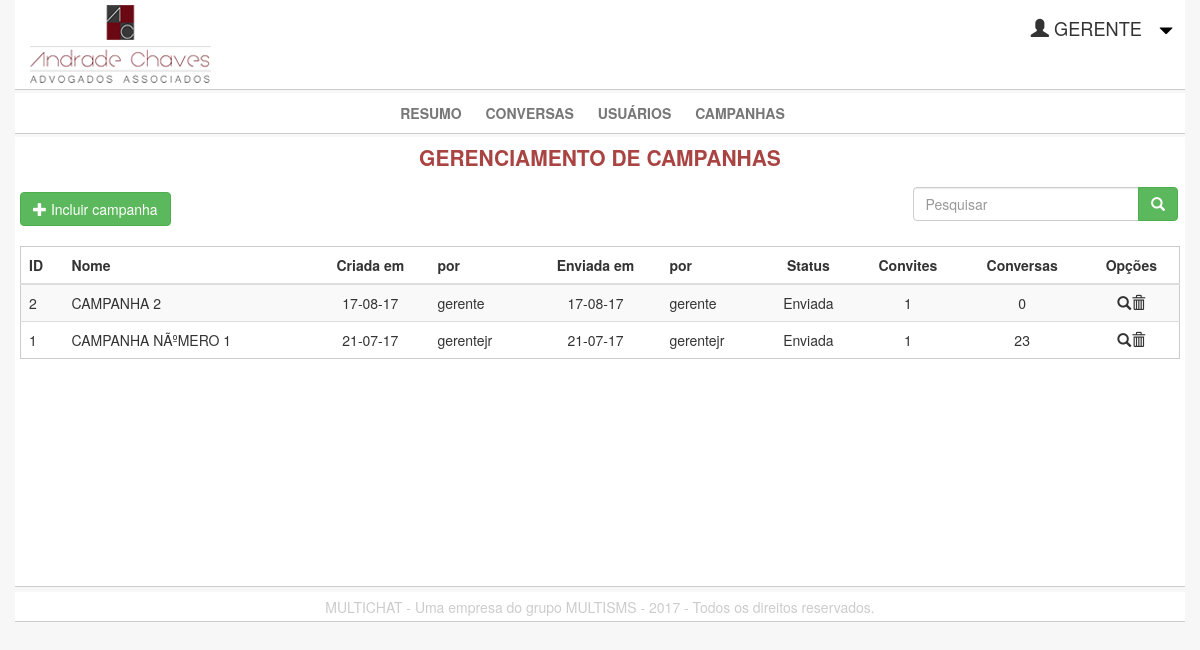
Screenshot of /mc/campanhas_control.php (signed in) with the database file from the repository.
### tables this page shows
CREATE TABLE `multichat_campanha_cab` (
  `campcab_id` int(15) NOT NULL AUTO_INCREMENT,
  `campcab_nome` varchar(30) NOT NULL,
  `campcab_descricao` varchar(30) DEFAULT NULL,
  `campcab_mensagem` varchar(500) NOT NULL,
  `campcab_criacao_data` timestamp NOT NULL DEFAULT CURRENT_TIMESTAMP ON UPDATE CURRENT_TIMESTAMP,
  `campcab_criacao_usuario` varchar(20) DEFAULT NULL,
  `campcab_envio_data` date DEFAULT NULL,
  `campcab_envio_usuario` varchar(20) DEFAULT NULL,
  `campcab_status` int(1) DEFAULT '0',
  PRIMARY KEY (`campcab_id`)
);

### mc/campanhas_control.php (called while the page is built, shortened)
<?php
	include_once "class/Campanha.php";
	$Db_con = new ConexaoDB(ROOT);
	$Campanha = new Campanha($Db_con->conexao());
	$Campanha->lista_campanhas();
	include "campanhas_view.php";
?>

### mc/class/Campanha.php (called while the page is built, shortened)
<?php
	class Campanha{
		private $db_conn;
		private $campcab_status;
		private $campcab_status_extenso;
		public function __construct($conexao){
			$this->db_conn = $conexao;
			return;
		}
		public function set_campcab_status($status){
			$this->campcab_status = $status;
		}
		public function get_campcab_status_extenso(){
			switch ($this->campcab_status) {
				case "1":
					$this->campcab_status_extenso= "Enviada";
					break;
			}
			return $this->campcab_status_extenso;
		}
		public function lista_campanhas($argumento = ""){
			$sql_argumento = "";
			$sql = "Select cab.campcab_id as id, ";
			$sql.=       " cab.campcab_nome as nome, ";
			$sql.=       " cab.campcab_criacao_data as criacao_data, ";
			$sql.=       " cab.campcab_criacao_usuario as criacao_usuario, ";
			$sql.=       " cab.campcab_envio_data as envio_data, ";
			$sql.=       " cab.campcab_envio_usuario as envio_usuario, ";
			$sql.=       " cab.campcab_status as status, ";
			$sql.=       " count(det.campdet_id) as envios, ";
			$sql.=		 " (select count(*) from MULTICHAT_CONVERSA conv where conv.conversa_campdet_id = det.campdet_id) as conversas ";
			$sql.= "from MULTICHAT_CAMPANHA_CAB cab left join MULTICHAT_CAMPANHA_DET det ";
			$sql.= " on cab.campcab_id = det.campdet_campcab_id ";
			$sql.= " group by cab.campcab_id ";
			$sql.= $sql_argumento;
			$sql.= " order by cab.campcab_id desc";
			$resultado=$this->db_conn->query($sql) or die("Erro no acesso ao cadastro de campanhas, código trgt9a / " . $this->db_conn->error);
			return;
		}
	}
?>

### mc/campanhas_view_funcoes.php (the view, shortened to what this page needs)
<?php
	function montar_tabela_campanhas($registros){
		echo "<table id='tab_campanhas' class='table table-striped tabelas_padrao tablesorter'>";
		echo "<thead>";
		echo "<tr>";
		echo "<th>ID</th>";
		echo "<th>Nome</th>";
		echo "<th class='texto_ao_centro'>Criada em </th>";
		echo "<th>por</th>";
		echo "<th class='texto_ao_centro'>Enviada em </th>";
		echo "<th>por</th>";
		echo "<th class='texto_ao_centro'>Status</th>";
		echo "<th class='texto_ao_centro'>Convites</th>";
		echo "<th class='texto_ao_centro'>Conversas</th>";
		echo "<th class='texto_ao_centro'>Opções</th>";
		echo "</tr>";
		echo "</thead>";
		echo "<tbody>";
		foreach($registros as $registro){
			$criacao_data = date_format(date_create($registro['criacao_data']),"d-m-y");
			if (is_null($registro['envio_data'])){
				$envio_data="Não enviado";
				$envio_usuario="";
			} else {
				$envio_data=date_format(date_create($registro['envio_data']),"d-m-y");
				$envio_usuario = $registro['envio_usuario'];
			}
			$status=$GLOBALS['Campanha']->get_campcab_status_extenso();
			echo "<tr>";
			echo "<td> {$registro['id']} </td> ";
			echo "<td> {$registro['nome']} </td> ";
			echo "<td class='texto_ao_centro'> {$criacao_data} </td> ";
			echo "<td> {$registro['criacao_usuario']} </td> ";
			echo "<td class='texto_ao_centro'> {$envio_data} </td> ";
			echo "<td> {$envio_usuario} </td> ";
			echo "<td class='texto_ao_centro'> {$status} </td> ";
			echo "<td class='texto_ao_centro'> {$registro['envios']} </td> ";
			echo "<td class='texto_ao_centro'> {$registro['conversas']} </td> ";
			echo "<td class='texto_ao_centro'>";
			$classe = (is_null($registro['envio_data']))? "glyphicon-pencil" : "glyphicon-search"	;
			echo "<a class='btn_usuario_acoes' href='javascript:altera_campanha({$registro['id']});' alt='Alterar campanha'><i class='glyphicon {$classe}'></i></a>";
			echo "<a class='btn_usuario_acoes' href='javascript:exclui_campanha({$registro['id']});' alt='Remover campanha'><i class='glyphicon glyphicon-trash'></i></a>";
			echo "</td> ";
			echo "</tr>";
		}
		echo "</tbody>";
		echo "</table>";
	}
?>

### mc/campanhas_view.php (shortened to what this page needs)
<?php
	include_once "class/Campanha.php";
	include "campanhas_view_funcoes.php";
?>
<!DOCTYPE html>
<html>
<head>
	<link rel="stylesheet" href="bootstrap/css/bootstrap.min.css">
	<link rel="stylesheet" href="css/multichat_style.css">
</head>
<body>
<?php
	include "cabecalho_padrao.php";
	include "navbar_gerente.php";
?>
<div class="container divisor_caixas" id="conteudo">
	<div class="row">
		<div class="col-md-12">
			<span class="titulo-pagina-detalhe">GERENCIAMENTO DE CAMPANHAS</span>
		</div>
	</div>
	<div class="row">
		<div class="col-md-6">
			<form action="adm_campanha_control.php" method="post">
				<button id="btn_incluir_campanha" class="btn btn-success btn-large" type="submit">
					<span class="glyphicon glyphicon-plus"></span>
					Incluir campanha
				</button>
			</form>
		</div>
		<div class="col-md-3"></div>
		<div class="col-md-3">
			<div class="filtro_usuario">
				<div id="pesquisa_usuario">
					<form>
					  	<div class="input-group">
    						<input type='text' id='campanha_pesquisar_argumento' name='campanha_pesquisar_argumento' class='form-control' placeholder="Pesquisar">
    						<div class="input-group-btn">
      							<button class="btn btn-success" name='campanha_pesquisar_botao' id='campanha_pesquisar_botao'>
        							<i class="glyphicon glyphicon-search"></i>
      							</button>
    						</div>
  						</div>
					</form>
				</div>
			</div>
		</div>
	</div>
	<div class="row">
		<div id="lista_campanhas" class="col-md-12">
			<?php montar_tabela_campanhas($campanhas); ?>
		</div>
	</div>
</div>
</body>
</html>

### mc/cabecalho_padrao.php (shortened to what this page needs)
<header>
	<div class="container divisor_caixas" id="cabecalho">
		<div class="col-md-6">
			<a href="index.php">
					<img id="logo_achaves" src="img\andrade_chaves_logo.png" />
			</a>
		</div>
		<div class="col-md-6">
			<div class='row' id='info_usuario'>
				<span><i class='glyphicon glyphicon-user'></i></span>
				<span class="maiuscula"><?php echo $_SESSION["multichat_user"]?></span>
				<button class="btn btn-default btn-small" id="btn_menu_usuario" onclick="$('#menu_usuario').toggle();">
					<span class="glyphicon glyphicon-triangle-bottom"></span>
				</button>
				<br>
			</div>
		</div>
	</div>
</header>

### mc/navbar_gerente.php
<nav class="container nav navbar-default divisor_caixas" id="gerente_menu_container">
	<ul class="nav navbar-nav navbar-center gerente_naveg">
		<li><a href="gerente.php">Resumo</a></li>
		<li><a href="conversas_view.php">Conversas</a></li>
		<li><a href="usuarios_control.php">Usuários</a></li>
		<li><a href="campanhas_control.php">Campanhas</a></li>
	</ul>
</nav>

### mc/css/multichat_style.css (style rules this page uses)
body { background-color:#f7f7f7; }
.divisor_caixas { border-bottom:1px solid #ccc; margin-bottom:3px; }
.titulo-pagina-detalhe { text-align:center; color:#a94442; font-size:1.5em; font-weight: bold; display:block; }
.tabelas_padrao { border: 1px inset #ccc; text-align:left; }
.tablesorter thead th { cursor:pointer; }
.texto_ao_centro { text-align:center; }
.maiuscula { text-transform: uppercase; }
#cabecalho { height:90px; background-color:white; padding:5px 0px; }
#logo_achaves { margin-bottom:5px; }
#info_usuario { float:right; margin-top:10px; font-size:1.3em; }
#btn_menu_usuario { border:none; color:black; }
#conteudo, #conversas_adm { background-color:white; padding:5px; min-height: 450px; }
#footer { height:30px; background-color:white; padding: 5px 0px; text-align:center; color:#ccc; margin-top:5px; border-top:1px iset #333; z-index: -1; }
.navbar-nav { display:block; float:none; margin: 0 auto; text-align:center; text-transform:uppercase; }
.navbar-nav > li { display: inline-block; float:none; }
#gerente_menu_container { background-color:white; align-content:center; }
#gerente_menu_container ul li a { cursor:pointer; padding:10px; width:auto; font-weight: bold; }
.gerente_naveg { margin:auto; }
.filtro_usuario, .filtro_conversa { height:50px; background-color:white; margin-top:15px; margin-right:2px; }
#pesquisa_usuario, .pesquisa_conversa { float:right; }
.btn_usuario_acoes { color:#333; text-decoration:none; cursor: pointer; }
#btn_incluir_campanha { float:left; margin:20px 0; }

### rows the page displays
multichat_campanha_cab: campcab_id "2", campcab_nome "CAMPANHA 2", campcab_criacao_data "17-08-17", campcab_criacao_usuario "gerente", campcab_envio_data "17-08-17", campcab_envio_usuario "gerente", status "Enviada", envios "1", conversas "0"
multichat_campanha_cab: campcab_id "1", campcab_nome "CAMPANHA NÃºMERO 1", campcab_criacao_data "21-07-17", campcab_criacao_usuario "gerentejr", campcab_envio_data "21-07-17", campcab_envio_usuario "gerentejr", status "Enviada", envios "1", conversas "23"

### other values shown
$_SESSION["multichat_user"] "GERENTE"
